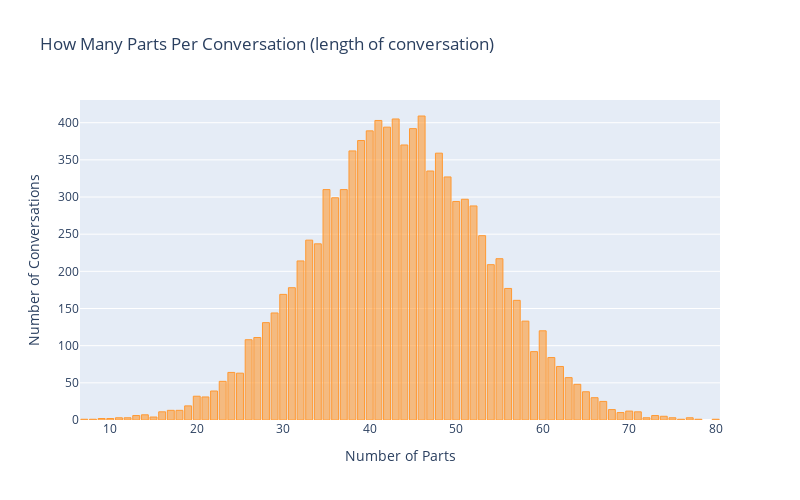

Write notebook code for a chart like this one.
### Markdown cell above
#### What is the distribution of each user's conversation length?

### Code cell
layout = cf.Layout(
    height = 500,
    width = 800,
    yaxis = dict(
    title = 'Number of Conversations'),
    xaxis = dict(
    title = 'Number of Parts'),
    title = 'How Many Parts Per Conversation (length of conversation)'
)

fig = df_conversation.groupby('parts').agg({'contact_id':'count'}).\
    iplot(kind='bar',
          fill=True,
          width=2,
          asFigure=True,
          layout = layout)

    

fig.show()

### Figure 1 — Plotly figure (JSON) as saved in the notebook; plotly's stock layout.template omitted (floating-point values rounded to 4 significant figures)
{"data": [{"marker": {"color": "rgba(255, 153, 51, 0.6)", "line": {"color": "rgba(255, 153, 51, 1.0)", "width": 1}}, "name": "contact_id", "orientation": "v", "text": "", "type": "bar", "x": [7, 8, 9, 10, 11, 12, 13, 14, 15, 16, 17, 18, 19, 20, 21, 22, 23, 24, 25, 26, 27, 28, 29, 30, 31, 32, 33, 34, 35, 36, 37, 38, 39, 40, 41, 42, 43, 44, 45, 46, 47, 48, 49, 50, 51, 52, 53, 54, 55, 56, 57, 58, 59, 60, 61, 62, 63, 64, 65, 66, 67, 68, 69, 70, 71, 72, 73, 74, 75, 76, 77, 78, 80], "y": [1, 1, 2, 2, 3, 3, 6, 7, 4, 11, 13, 13, 19, 32, 31, 39, 52, 64, 63, 108, 111, 131, 144, 169, 178, 214, 242, 237, 310, 299, 310, 362, 376, 389, 403, 394, 405, 370, 392, 409, 335, 359, 327, 294, 297, 288, 248, 209, 217, 177, 161, 133, 92, 120, 84, 72, 57, 48, 38, 30, 25, 14, 10, 12, 11, 3, 6, 5, 3, 1, 3, 1, 1]}], "layout": {"height": 500, "title": {"text": "How Many Parts Per Conversation (length of conversation)"}, "width": 800, "xaxis": {"title": {"text": "Number of Parts"}}, "yaxis": {"title": {"text": "Number of Conversations"}}}}
